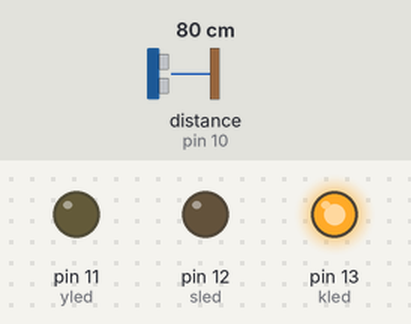
Simulated run of this sketch. Board: Arduino Uno, built with avr-gcc and run on an emulated ATmega328P. Parts: output pins drawn as LEDs (lit = HIGH). Wiring (inferred from the names in the program): ultrasonic range finder: trigger pin 9; echo pin 10. Inputs (shaded band) come from the test bench; at power-on: distance to the obstacle (sensor on pin 10) 80 cm. The echo pulse lasts 58.3 µs per cm; pins used as bus, display or sensor lines are not drawn; what the sketch prints to the serial monitor is not drawn.

Above: at 0.1 s.
Timing chart, 0 to 1.6 s (numbered marks = the images above):
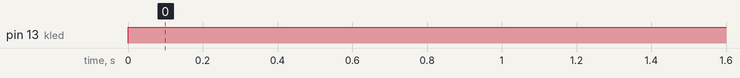

The sketch:

otomatik_trafik_lambasi.ino
```cpp
int trigpin = 9;
int echopin = 10;
int yled = 11;
int sled = 12;
int kled = 13;
void setup() {
  Serial.begin(9600);
  pinMode(trigpin ,OUTPUT);
pinMode(echopin ,INPUT);
pinMode(yled ,OUTPUT);
pinMode(sled ,OUTPUT);
pinMode(kled ,OUTPUT);
}

void loop() {
  digitalWrite(kled ,HIGH);
long sure ,mesafe;
digitalWrite(trigpin ,LOW);
delayMicroseconds(2);
digitalWrite(trigpin ,HIGH);
delayMicroseconds(10);
 digitalWrite(trigpin ,LOW);
 sure = pulseIn(echopin ,HIGH);
 mesafe = (sure/2) / 29.2;
 Serial.print("ölçülen  mesafe:");
  Serial.print(mesafe);
  Serial.println("cm");
  delay(500);
  if (mesafe < 3){
   delay(5000);
   digitalWrite(kled ,LOW);
   digitalWrite(sled ,HIGH);
   delay(1000);
   digitalWrite(sled ,LOW);
   digitalWrite(yled ,HIGH);
   delay(10000);
   digitalWrite(yled ,LOW);
  }else{
    digitalWrite(kled ,HIGH);
  }
}
```

Measured:
- by itself, pin 13 (kled): LOW → HIGH at 0.00 s
